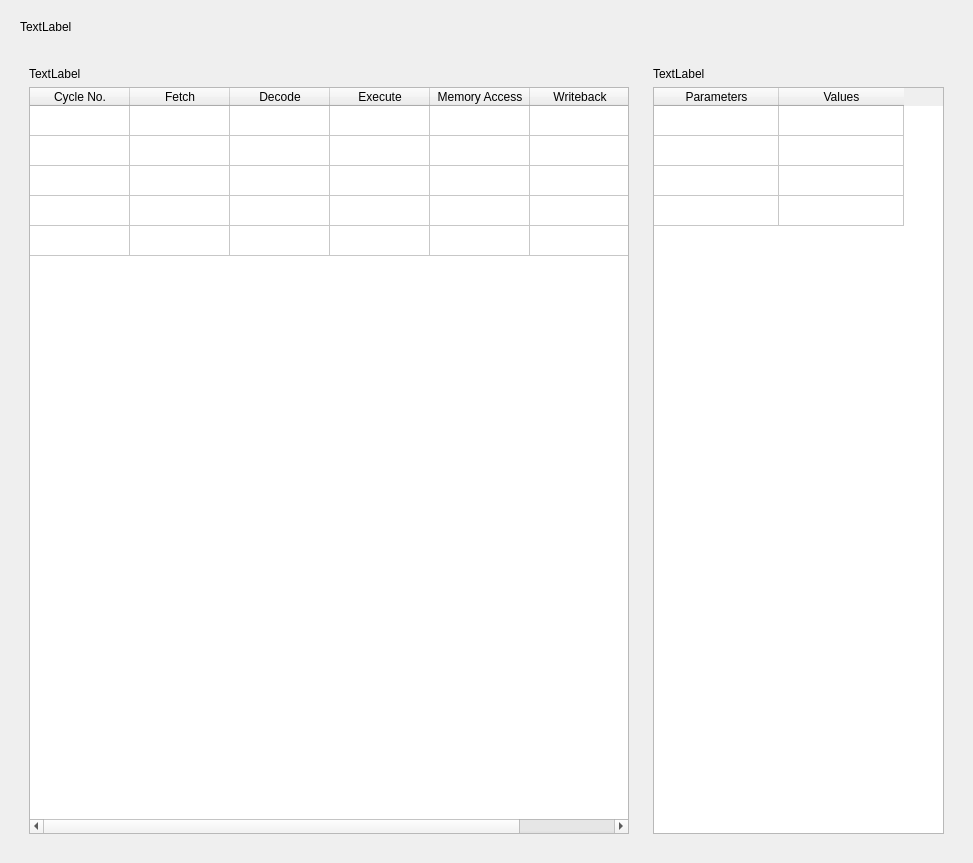
<?xml version="1.0" encoding="UTF-8"?>
<ui version="4.0">
 <class>PipeliningStages</class>
 <widget class="QWidget" name="PipeliningStages">
  <property name="geometry">
   <rect>
    <x>0</x>
    <y>0</y>
    <width>973</width>
    <height>863</height>
   </rect>
  </property>
  <property name="windowTitle">
   <string>PipeliningStages</string>
  </property>
  <layout class="QVBoxLayout" name="verticalLayout">
   <item>
    <widget class="QWidget" name="widget" native="true">
     <property name="maximumSize">
      <size>
       <width>16777215</width>
       <height>100</height>
      </size>
     </property>
     <layout class="QHBoxLayout" name="horizontalLayout_3">
      <item>
       <widget class="QLabel" name="label">
        <property name="text">
         <string>TextLabel</string>
        </property>
       </widget>
      </item>
     </layout>
    </widget>
   </item>
   <item>
    <widget class="QWidget" name="widget_2" native="true">
     <layout class="QHBoxLayout" name="horizontalLayout">
      <item>
       <widget class="QWidget" name="widget_3" native="true">
        <layout class="QVBoxLayout" name="verticalLayout_2">
         <item>
          <widget class="QLabel" name="label_2">
           <property name="text">
            <string>TextLabel</string>
           </property>
          </widget>
         </item>
         <item>
          <widget class="QTableWidget" name="tableWidget">
           <property name="sizePolicy">
            <sizepolicy hsizetype="MinimumExpanding" vsizetype="Expanding">
             <horstretch>0</horstretch>
             <verstretch>0</verstretch>
            </sizepolicy>
           </property>
           <property name="minimumSize">
            <size>
             <width>600</width>
             <height>0</height>
            </size>
           </property>
           <property name="whatsThis">
            <string/>
           </property>
           <attribute name="verticalHeaderVisible">
            <bool>false</bool>
           </attribute>
           <row>
            <property name="text">
             <string>New Row</string>
            </property>
           </row>
           <row>
            <property name="text">
             <string>New Row</string>
            </property>
           </row>
           <row>
            <property name="text">
             <string>New Row</string>
            </property>
           </row>
           <row>
            <property name="text">
             <string>New Row</string>
            </property>
           </row>
           <row>
            <property name="text">
             <string>New Row</string>
            </property>
           </row>
           <column>
            <property name="text">
             <string>Cycle No.</string>
            </property>
           </column>
           <column>
            <property name="text">
             <string>Fetch</string>
            </property>
           </column>
           <column>
            <property name="text">
             <string>Decode</string>
            </property>
           </column>
           <column>
            <property name="text">
             <string>Execute</string>
            </property>
           </column>
           <column>
            <property name="text">
             <string>Memory Access</string>
            </property>
           </column>
           <column>
            <property name="text">
             <string>Writeback</string>
            </property>
           </column>
          </widget>
         </item>
        </layout>
       </widget>
      </item>
      <item>
       <widget class="QWidget" name="widget_4" native="true">
        <layout class="QVBoxLayout" name="verticalLayout_3">
         <item>
          <widget class="QLabel" name="label_3">
           <property name="text">
            <string>TextLabel</string>
           </property>
          </widget>
         </item>
         <item>
          <widget class="QTableWidget" name="tableWidget_2">
           <property name="sizePolicy">
            <sizepolicy hsizetype="MinimumExpanding" vsizetype="Expanding">
             <horstretch>0</horstretch>
             <verstretch>0</verstretch>
            </sizepolicy>
           </property>
           <property name="minimumSize">
            <size>
             <width>200</width>
             <height>0</height>
            </size>
           </property>
           <attribute name="horizontalHeaderVisible">
            <bool>true</bool>
           </attribute>
           <attribute name="horizontalHeaderDefaultSectionSize">
            <number>125</number>
           </attribute>
           <attribute name="horizontalHeaderHighlightSections">
            <bool>true</bool>
           </attribute>
           <attribute name="verticalHeaderVisible">
            <bool>false</bool>
           </attribute>
           <row>
            <property name="text">
             <string>New Row</string>
            </property>
           </row>
           <row>
            <property name="text">
             <string>New Row</string>
            </property>
           </row>
           <row>
            <property name="text">
             <string>New Row</string>
            </property>
           </row>
           <row>
            <property name="text">
             <string>New Row</string>
            </property>
           </row>
           <column>
            <property name="text">
             <string>Parameters</string>
            </property>
           </column>
           <column>
            <property name="text">
             <string>Values</string>
            </property>
           </column>
          </widget>
         </item>
        </layout>
       </widget>
      </item>
     </layout>
    </widget>
   </item>
  </layout>
 </widget>
 <resources/>
 <connections/>
</ui>
